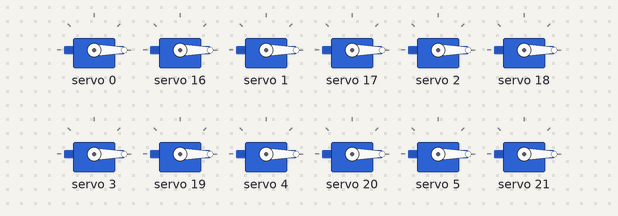
Recording of a sketch running on a simulated ESP8266 (NodeMCU). Parts: 12 × servo. What the sketch prints to the serial monitor is not drawn.

Above: at 0.05 s.
At 2.1 s:
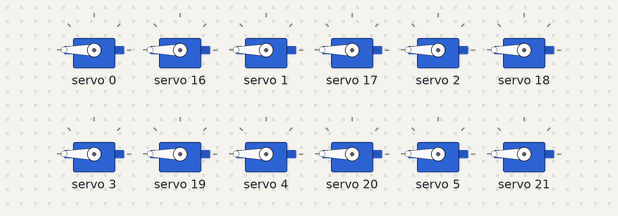
At 4.05 s:
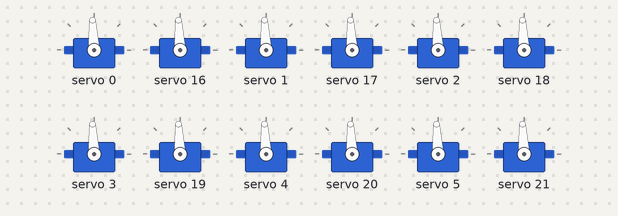
Timing chart, 0 to 5.3 s (numbered marks = the images above):
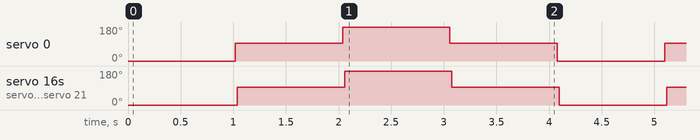

The sketch:

servo_0_90_180_90_0.ino
```cpp
/***************************************************
 对于ARDUINO UNOS，这是SCL->模拟5，SDA - >模拟4
  ****************************************************/

#include <Wire.h>
#include <Adafruit_PWMServoDriver.h>

Adafruit_PWMServoDriver pwm = Adafruit_PWMServoDriver();
Adafruit_PWMServoDriver pwm1 = Adafruit_PWMServoDriver(0x41);

#define SERVOMIN  102               //0.5/20 * 4096 = 102
#define SERVOMID  307              //(102+512)/2=307
#define SERVOMAX  512               //2.5/20 * 4096 = 512

//pwm.setPWM(i, 0, pulse);i=0~15对应第0-15个舵机；pwm1.setPWM(j, 0, pulse);j=0~15对应第16-31个舵机，

void setup() {
  Serial.begin(115200);
  Serial.println("16 channel Servo test!");

  pwm.begin();
  pwm1.begin();
  pwm.setPWMFreq(50);  // Analog servos run at ~50 Hz updates
  pwm1.setPWMFreq(50);  // Analog servos run at ~50 Hz updates
}

void loop() {
   //全部舵机转到0度
        for(int i=0;i<16;i++)
        {
          pwm.setPWM(i, 0, SERVOMIN);
          pwm1.setPWM(i, 0, SERVOMIN);
        }
        delayMicroseconds(200);
        ESP.wdtFeed();                    //喂狗防止复位
        delay(1000);
  //全部舵机转到90度
        for(int i=0;i<16;i++)
        {
          pwm.setPWM(i, 0, SERVOMID);
          pwm1.setPWM(i, 0, SERVOMID);
        }
        delayMicroseconds(200);
        ESP.wdtFeed();                    //喂狗防止复位
        delay(1000);
  //全部舵机转到180度
        for(int i=0;i<16;i++)
        {
          pwm.setPWM(i, 0, SERVOMAX);
          pwm1.setPWM(i, 0, SERVOMAX);
        }
        delayMicroseconds(200);
        ESP.wdtFeed();                    //喂狗防止复位
        delay(1000);
  //全部舵机转到90度
        for(int i=0;i<16;i++)
        {
          pwm.setPWM(i, 0, SERVOMID);
          pwm1.setPWM(i, 0, SERVOMID);
        }
        delayMicroseconds(200);
        ESP.wdtFeed();                    //喂狗防止复位
        delay(1000);
}
```

Measured:
- by itself, servo 0, servo 16, servo 1, servo 17, servo 2, servo 18, servo 3, servo 19, servo 4, servo 20, servo 5, servo 21: repeats every 4.1 s: 180° 1.0 s, 93° 1.0 s, 0° 1.0 s, 93° 1.0 s
